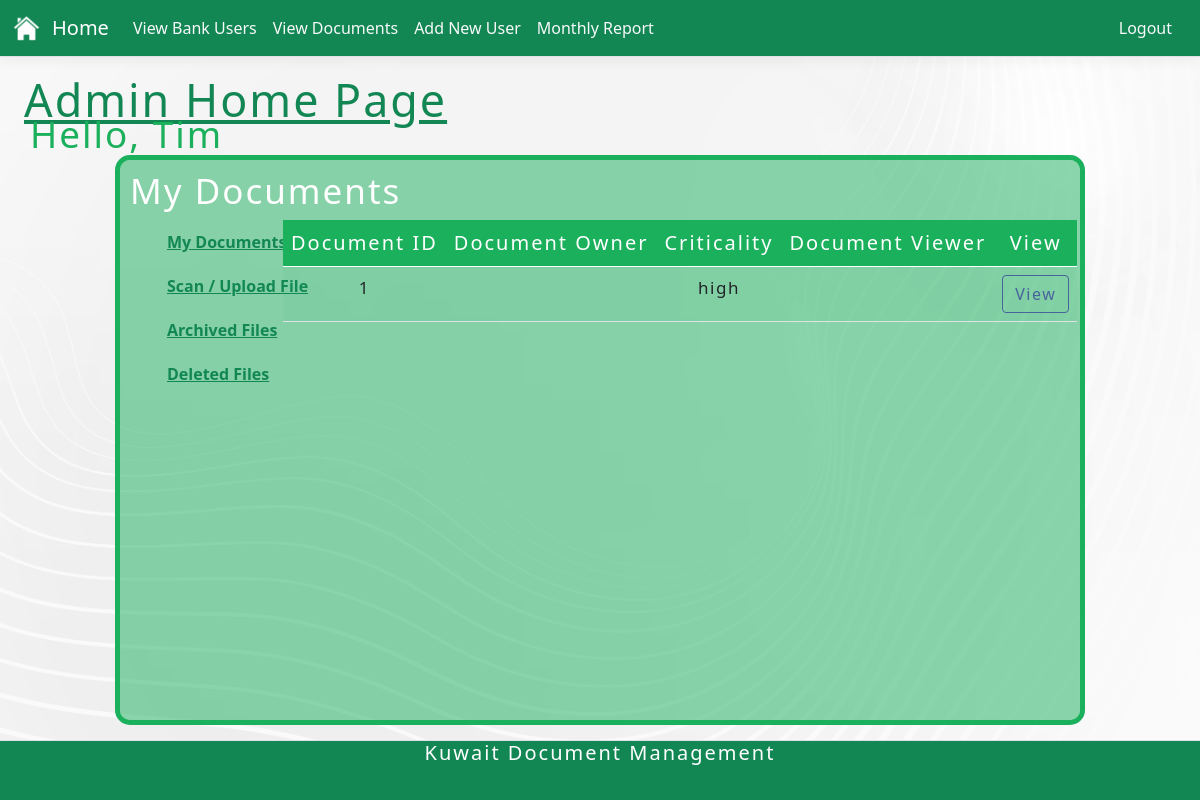
Before: /Group31/adminIndex.php (signed in) with the older database file.
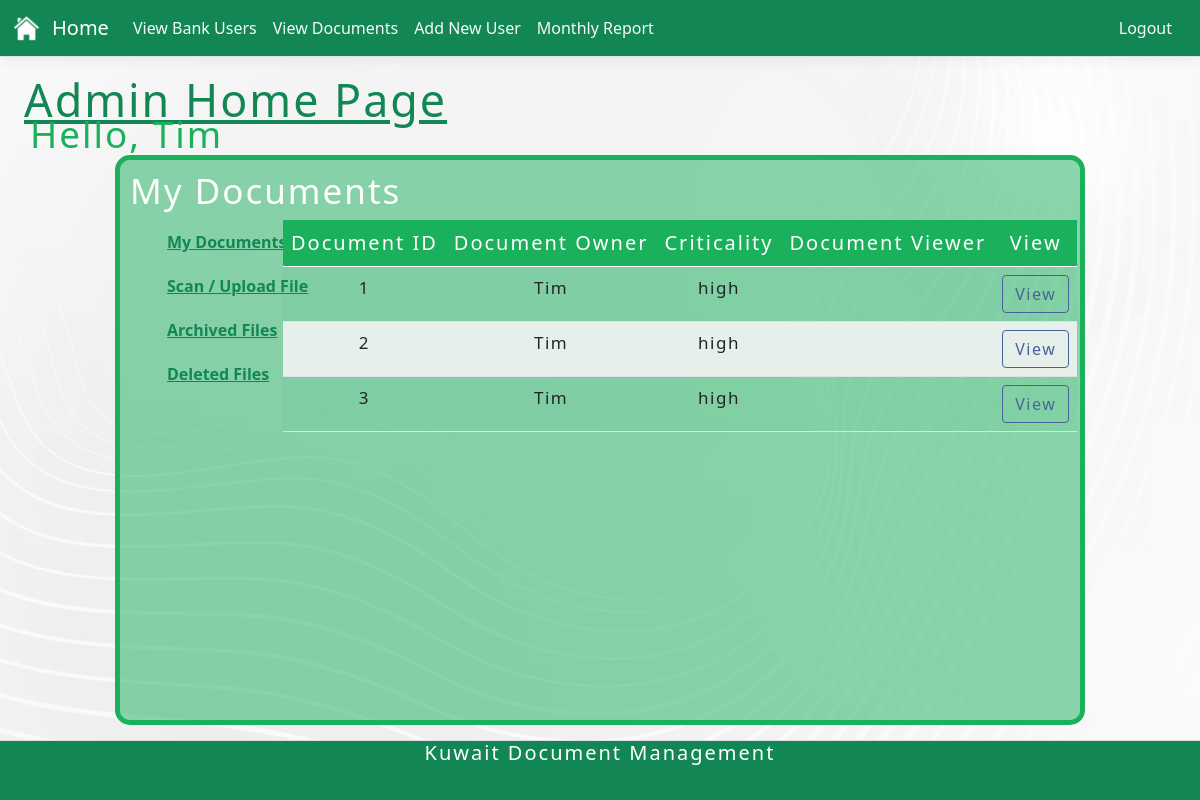
After: the same page with the newer database file.
### tables this page shows
CREATE TABLE "documents" (
	"docID"	INTEGER NOT NULL,
	"owner"	TEXT NOT NULL,
	"criticality"	TEXT NOT NULL,
	"viewers"	INTEGER,
	"archive"	TEXT,
	"deleted"	TEXT,
	PRIMARY KEY("docID")
);

### Group31/viewDocSQL.php (called while the page is built)
<?php
function getDoc (){
    $db = new SQLITE3('..\\Database\\Kuwaitt.db');
    $sql = "SELECT * FROM documents";
    $stmt = $db->prepare($sql);
    $stmt->bindParam(':id', $_SESSION['id'] , SQLITE3_TEXT);
    $result = $stmt->execute();
    while ($row = $result->fetchArray()){
        $arrayResult [] = $row;
    }
    return $arrayResult;
}

### Group31/adminIndex.php (the view, shortened to what this page needs)
<?php require("adminNav.php");
include_once("viewDocSQL.php");
$name = $_SESSION['name'];
$document = getDoc();
?>
<!DOCTYPE html>
<html lang="en">
<head>
</head>
<body>
    <h1 class="pagefont"><u>Admin Home Page</u></h1>
    <h2 class="greetingUser">Hello, <?php echo $name ?></h2>
    <nav class="box3">
        <h2 class="documentfont">My Documents</h2>
        <div class="column1">
            <ul>
                <li><a class="sideBarfont" href="adminIndex.php"><b>My Documents</b></a></li>
                <li><a class="sideBarfont" href="adminIndexAddDoc.php"><b>Scan / Upload File</b></a></li>
                <li><a class="sideBarfont" href="viewArchived.php"><b>Archived Files</b></a></li>
                <li><a class="sideBarfont" href="viewDeleted.php"><b>Deleted Files</b></a></li>
            </ul>
        </div>
        <div class="row">
            <div class="col">
                <table class="table table-hover">
                    <thead class="theadColour">
                        <td style="text-align: center;">Document ID</td>
                        <td style="text-align: center;">Document Owner</td>
                        <td style="text-align: center;">Criticality</td>
                        <td style="text-align: center;">Document Viewer</td>
                        <td style="text-align: center;">View</td>
                    </thead>
                    <?php
                    for ($i = 0; $i < count($document); $i++) :
                    ?>
                        <tr>
                            <td class="tbContents"><?php echo $document[$i]['docID'] ?></td>
                            <td class="tbContents"><?php echo $document[$i]['owner'] ?></td>
                            <td class="tbContents"><?php echo $document[$i]['criticality'] ?></td>
                            <td class="tbContents"><?php echo $document[$i]['viewers'] ?></td>
                            <td class="tbContents"><a href="adminViewdoc.php?uid=<?php echo $document[$i]['docID']; ?>" class="btn btn-action">View</a></td>
                        </tr>
                    <?php endfor; ?>
                </table>
            </div>
        </div>
    </nav>
</body>
</html>
<?php require("footer.php"); ?>

Changed rows visible on the page:
changed documents id 1: owner (not shown) → "Tim"
added documents: docID "2", owner "Tim", criticality "high"
added documents: docID "3", owner "Tim", criticality "high"
